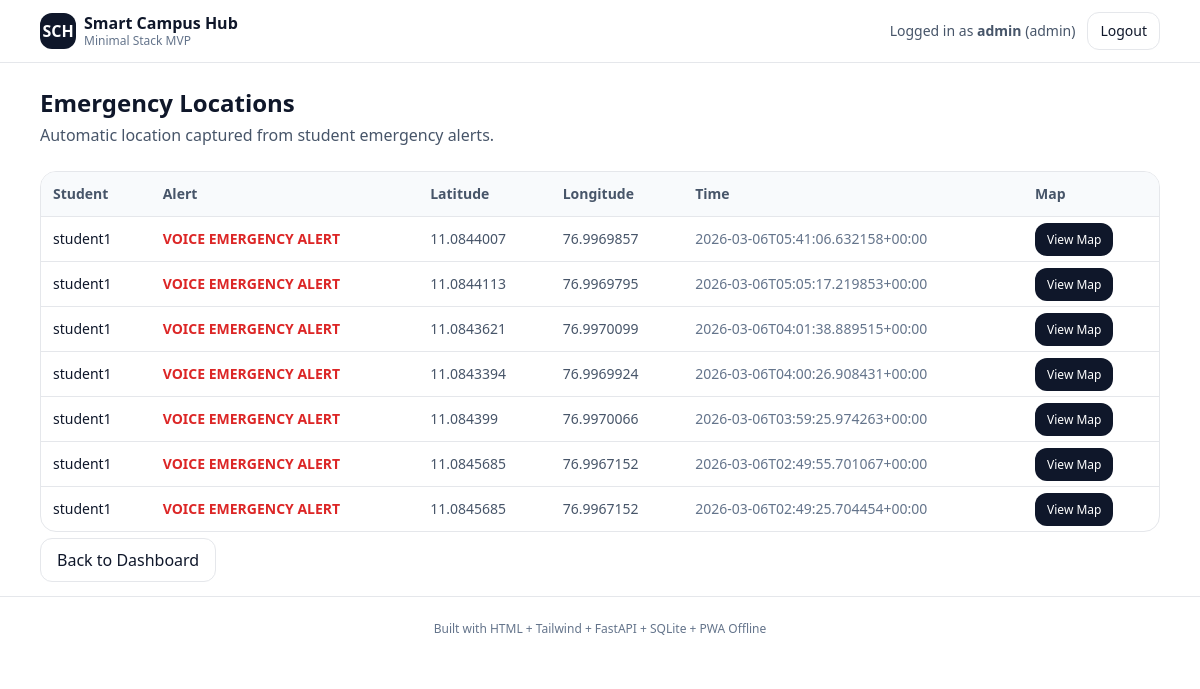
The page /admin/emergency-locations (signed in) on the database its author committed.
### tables this page shows
CREATE TABLE safety_reports (
          id INTEGER PRIMARY KEY AUTOINCREMENT,
          student_username TEXT NOT NULL,
          title TEXT NOT NULL,
          details TEXT NOT NULL,
          lat REAL,
          lng REAL,
          created_iso TEXT NOT NULL,
          status TEXT NOT NULL DEFAULT 'NEW'
        );

### main.py (the view)
@app.get("/admin/emergency-locations")
def admin_emergency_locations(request: Request):
    u = require_role(request, "admin")
    reports = db.list_reports()
    emergency_locations = [
        r for r in reports
        if r["status"] == "EMERGENCY"
        and r.get("lat") is not None
        and r.get("lng") is not None
    ]
    emergency_locations.sort(key=lambda x: x["id"], reverse=True)
    return templates.TemplateResponse(
        "admin_emergency_locations.html",
        {
            "request": request,
            "user": u,
            "locations": emergency_locations,
        }
    )

### templates/admin_emergency_locations.html (shortened to what this page needs)
{% extends "layout.html" %}
{% block content %}
<h1 class="text-2xl font-semibold">Emergency Locations</h1>
<p class="text-slate-600 mt-1">Automatic location captured from student emergency alerts.</p>
<div class="mt-6 rounded-2xl border overflow-hidden">
  <table class="w-full text-sm">
    <thead class="bg-slate-50 text-slate-600">
      <tr>
        <th class="p-3 text-left">Student</th>
        <th class="p-3 text-left">Alert</th>
        <th class="p-3 text-left">Latitude</th>
        <th class="p-3 text-left">Longitude</th>
        <th class="p-3 text-left">Time</th>
        <th class="p-3 text-left">Map</th>
      </tr>
    </thead>
    <tbody>
      {% for r in locations %}
      <tr class="border-t">
        <td class="p-3">
          <div class="font-medium">{{ r.student_username }}</div>
        </td>
        <td class="p-3 text-red-600 font-semibold">
          {{ r.title }}
        </td>
        <td class="p-3 text-slate-600">
          {{ r.lat }}
        </td>
        <td class="p-3 text-slate-600">
          {{ r.lng }}
        </td>
        <td class="p-3 text-slate-500">
          {{ r.created_iso }}
        </td>
        <td class="p-3">
          <a
            href="https://www.google.com/maps?q={{ r.lat }},{{ r.lng }}"
            target="_blank"
            class="px-3 py-2 rounded-xl bg-slate-900 text-white text-xs"
          >
            View Map
          </a>
        </td>
      </tr>
      {% endfor %}
    </tbody>
  </table>
</div>
<div class="mt-4">
  <a href="/admin" class="px-4 py-2.5 rounded-xl border hover:bg-slate-50">
    Back to Dashboard
  </a>
</div>
{% endblock %}

### rows shown on the page
safety_reports: student_username "student1", title "VOICE EMERGENCY ALERT", lat "11.0844007", lng "76.9969857", created_iso "2026-03-06T05:41:06.632158+00:00"
safety_reports: student_username "student1", title "VOICE EMERGENCY ALERT", lat "11.0844113", lng "76.9969795", created_iso "2026-03-06T05:05:17.219853+00:00"
safety_reports: student_username "student1", title "VOICE EMERGENCY ALERT", lat "11.0843621", lng "76.9970099", created_iso "2026-03-06T04:01:38.889515+00:00"
safety_reports: student_username "student1", title "VOICE EMERGENCY ALERT", lat "11.0843394", lng "76.9969924", created_iso "2026-03-06T04:00:26.908431+00:00"
safety_reports: student_username "student1", title "VOICE EMERGENCY ALERT", lat "11.084399", lng "76.9970066", created_iso "2026-03-06T03:59:25.974263+00:00"
safety_reports: student_username "student1", title "VOICE EMERGENCY ALERT", lat "11.0845685", lng "76.9967152", created_iso "2026-03-06T02:49:55.701067+00:00"
safety_reports: student_username "student1", title "VOICE EMERGENCY ALERT", lat "11.0845685", lng "76.9967152", created_iso "2026-03-06T02:49:25.704454+00:00"

### other values the page prints
{{ user.username }} "admin"
{{ user.role }} "admin"
